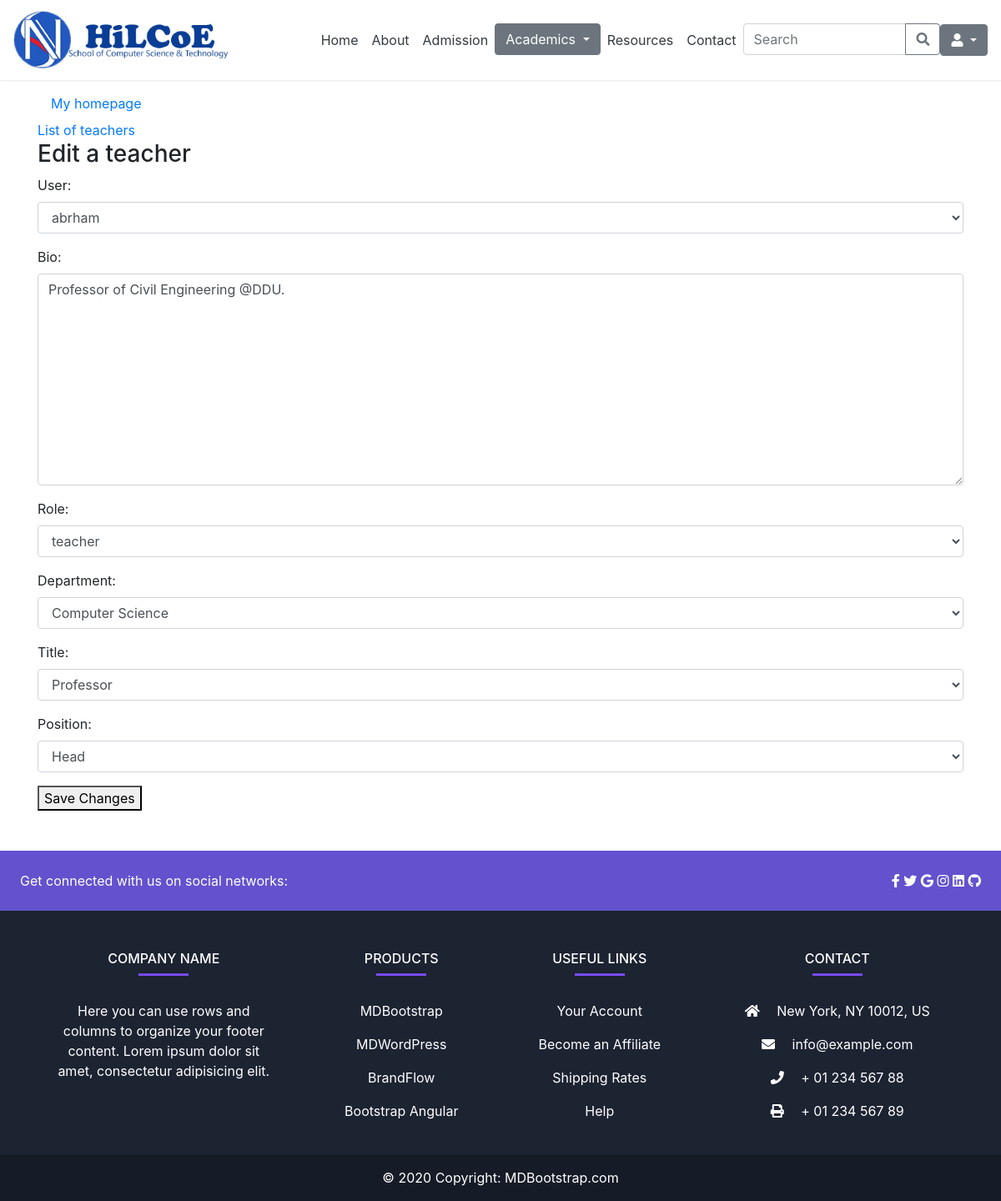
The page /admin_app/teacher/9/edit/ on the database its author committed.
### admin_app/models.py (models this page shows, shortened)
class UserProfile(models.Model):
    user = models.OneToOneField(User, on_delete=models.CASCADE)
    bio = models.TextField(default='Enter your bio briefly')
    role = models.CharField(max_length=20, choices=roles)
    department = models.ForeignKey(Department, on_delete=models.CASCADE, null=True, blank=True)
    academic_year = models.CharField(max_length=20, choices=year, null=True, blank=True)
    semester = models.CharField(max_length=20, choices=semester, null=True, blank=True)
    title = models.CharField(max_length=20, choices=title_choices, null=True, blank=True)
    stream = models.ForeignKey(Stream, on_delete=models.CASCADE, null=True, blank=True)
    program = models.ForeignKey(Program, on_delete=models.CASCADE, null=True, blank=True)
    position = models.CharField(max_length=50, choices=position, null=True, blank=True)

### admin_app/views.py (the view)
# urls.py: path('teacher/<int:teacher_id>/edit/', views.teacher_edit, name='teacher-edit'),
def teacher_edit(request, teacher_id):
    teacher = get_object_or_404(UserProfile, pk=teacher_id)
    if request.method == 'POST':
        form_teacher = AddTeacherForm(request.POST, instance=teacher)
        if form_teacher.is_valid():
            form_teacher.save()
            return redirect('teacher-detail', teacher_id=teacher_id)
    else:
        form_teacher = AddTeacherForm(instance=teacher)
    return render(request, 'admin_app/teacher/teacher_edit.html', {'form_teacher': form_teacher })

### admin_app/forms.py
class AddTeacherForm(forms.ModelForm):
    class Meta:
        model = UserProfile
        fields = ['user', 'bio', 'role', 'department', 'title', 'position']
        widgets = {
            'user': forms.Select(attrs={'class': 'form-control'}),
            'bio': forms.Textarea(attrs={'class': 'form-control'}),
            'role': forms.Select(attrs={'class': 'form-control'}),
            'department': forms.Select(attrs={'class': 'form-control'}),
            'title': forms.Select(attrs={'class': 'form-control'}),
            'position': forms.Select(attrs={'class': 'form-control'}),
        }

### admin_app/models.py (called while the page is built)
  def __str__(self):
        return self.name if self.name else "Unnamed Stream"

### templates/admin_app/teacher/teacher_edit.html (shortened to what this page needs)
{% extends 'base.html' %}
{% block content%}
<div class="container my-5">
  <a class="nav-link text-black" href="{% if user.is_superuser or user.is_staff %}
            {% url 'admin-dashboard' %}
            {% else %}
                {% url 'cs-bsc' %}
            {% endif %}">My homepage
    </a>
    <a href="{% url 'teacher-list' %}">List of teachers</a>
  <h3> Edit a teacher </h3>
  <form method="post">
    {{ form_teacher.as_p }}
    <button type="submit">Save Changes</button>
</form>
</div>
{% endblock %}

### rows shown on the page
UserProfile: user "abrham", bio "Professor of Civil Engineering @DDU.", role "teacher", department "Computer Science", title "Professor", position "Head"
